Frame 1 (no input): blank canvas, image omitted
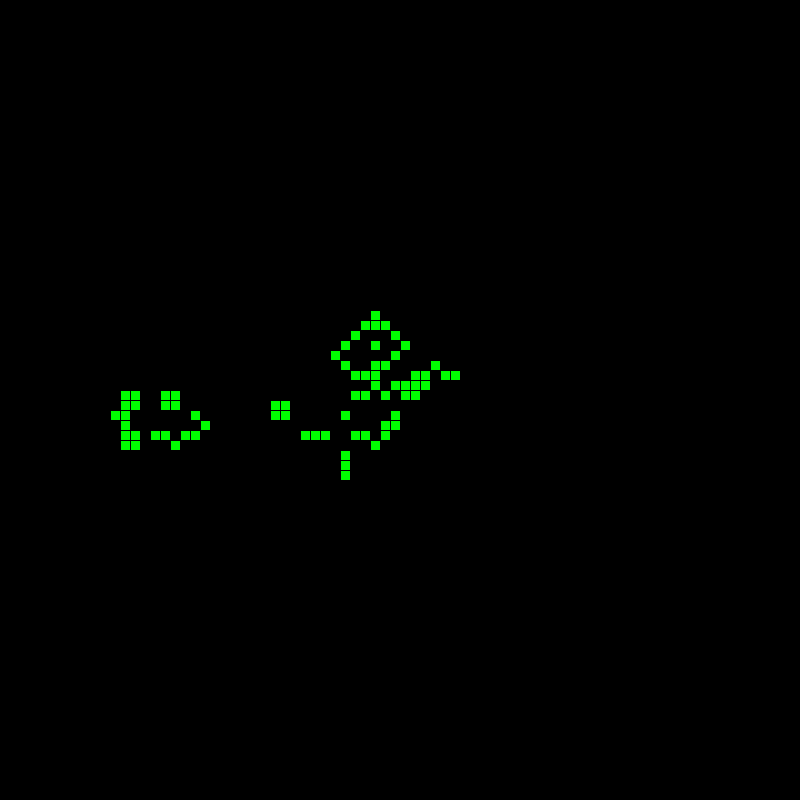
Frame 60 (the mouse pressed at the canvas centre just before this capture)
Frame 120 (the mouse held since frame 60 and released just before this capture): blank canvas, image omitted

The Processing sketch that drew this single still picture (run headless with seeded random() and noise(); from frame 60 on, the mouse is pressed at the canvas centre):

// Processing sketch: golWorldDoughnut
// ── golWorldDoughnut.pde
// arrays in processing
// declare, create array (how long is it),initalize and use
// declae name and type

// init and create
//int[][] world = new int [80][80];
//int[][] newWorld = new int[80][80];

int [][] world;
int [][] newWorld;
int cols =80;
int rows = 80;

int sz = 10;

void setup() {
  size(800, 800);
  world = new int [cols][rows];
  newWorld = new int [cols][rows];
  background(255);
  //makeRndStart();
  //makeglide();
  makeRpent();
  showWorld();
  frameRate(10);
  //println(newWorld[3][2]);
}


void draw() {
  showWorld();
  update();
  if (mousePressed) {
    if (mouseX > width/2) {
      makeRndStart();
    } else {
      makeRpent();
    }
  }
}

int getNeighbors(int j, int i) {  // y and x coorodinate of the two dim array
  int sum = 0;
  for (int y = -1; y < 2; y++) {
    for (int x = -1; x < 2; x++) {
      int col = (x + i + cols) % cols;
      int row = (y + j + rows) % rows;
      sum += world[row][col];
    }
  }
  sum -= world[j][i];
  return sum;
}



void update() {

  for (int j=0; j< world.length; j++) {  // row or y    
    for (int i=0; i< world[j].length; i++) { // column or x   
      int neigh = getNeighbors(j, i); // start with more or less random parts
      if (world[j][i] == 1 && neigh == 2 || world[j][i] == 1 && neigh ==3 ) {     // keeps living
        newWorld[j][i] = 1;
      } else if (world[j][i] == 0 && neigh == 3) {    // comes to life
        newWorld[j][i] = 1;
      } else {
        newWorld[j][i] = 0;  // else zero
      }
    }
  }

  // arrayCopy(newWorld,world); this does not work  need to manually copy the array

  for (int j=0; j< world.length; j++) {  //  
    for (int i=0; i< world[j].length; i++) {
      world[j][i] = newWorld[j][i];
    }
  }
}


void makeRndStart() {
  int perChance = int(random(3, 10));
  for (int j=0; j< world.length; j++) {  // row or y
    for (int i=0; i< world[j].length; i++) { // column or x
      int state = int(random(perChance)); // start with more or less random parts
      //println(state);
      if (state == 1) {
        world[j][i] = 1;
      } else {
        world[j][i] = 0;
      }
    }
  }
}

void makeglide() {

  // glider
  world[38][42] =1;
  world[39][43] =1;
  world[40][41] =1;
  world[40][42]=1;
  world[40][43]=1;
}


void makeRpent() {
  // clears it
 for (int j=0; j< world.length; j++) {  // row or y
    for (int i=0; i< world[j].length; i++) { // column or x
       world[j][i] = 0;
    }
  }
  int offset = floor(random(-10,10));
  // rpent
  world[42][38-offset] =1;
  world[43][38-offset] =1;
  world[41][38-offset] =1;
  world[42][37-offset]=1;
  world[41][39-offset]=1;
}



void showWorld() {
  for (int j=0; j< world.length; j++) {  // row or y
    for (int i=0; i< world[j].length; i++) { // column or x
      if (world[j][i] == 1) {
        fill(0, 255, 0);
      } else {
        fill(0);
      }
      rect(i*sz, j*sz, sz, sz); // sz maps to display
    }
  }
}
